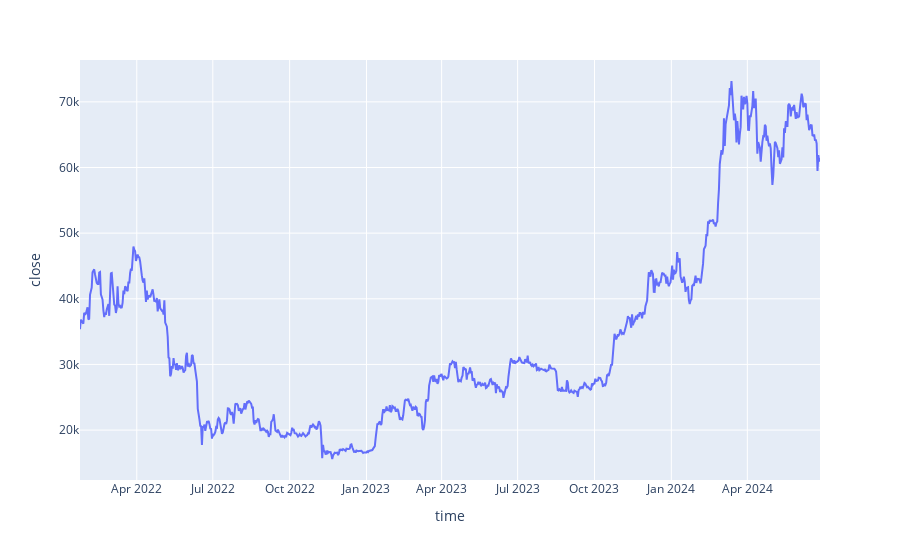

Source (notebook cell):
### Code cell
import plotly.express as px
fig = px.line(ohlc, x=ohlc['time'], y=ohlc['close'])
fig.show()

### Figure 1 — Plotly figure (JSON) as saved in the notebook; plotly's stock layout.template omitted (floating-point values rounded to 4 significant figures; data arrays with more than 128 entries replaced by an {"elided": "..."} marker saying what was removed)
{"data": [{"hovertemplate": "time=%{x}<br>close=%{y}<extra></extra>", "legendgroup": "", "line": {"color": "#636efa", "dash": "solid"}, "marker": {"symbol": "circle"}, "mode": "lines", "name": "", "orientation": "v", "showlegend": false, "type": "scatter", "x": {"elided": "887 str values"}, "xaxis": "x", "y": {"elided": "887 float values"}, "yaxis": "y"}], "layout": {"legend": {"tracegroupgap": 0}, "margin": {"t": 60}, "xaxis": {"anchor": "y", "domain": [0, 1], "title": {"text": "time"}}, "yaxis": {"anchor": "x", "domain": [0, 1], "title": {"text": "close"}}}}
